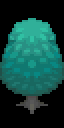

A level layout from a 2D game, rendered from its tile map. Below: a short description, then the map file with its tile-grid data intact:
An orthogonal 2x4 tile map with 32x32 px tiles, 4 tile layers (0, 10, 20, 30).

<map orientation="orthogonal" width="2" height="4" tilewidth="32" tileheight="32"><properties /><tileset firstgid="1" name="default" tilewidth="0" tileheight="0"><properties /><tile id="1"><image source="tree.large.07.0.0.30.png" width="32" height="32" /><properties><property name="wall" value="true" type="bool" /><property name="object" value="tree" type="string" /><property name="season" value="winter" type="string" /><property name="biome" value="forest" type="string" /></properties></tile><tile id="2"><image source="tree.large.07.1.0.30.png" width="32" height="32" /><properties><property name="wall" value="true" type="bool" /><property name="biome" value="forest" type="string" /><property name="object" value="tree" type="string" /><property name="season" value="winter" type="string" /></properties></tile><tile id="3"><image source="tree.large.07.0.1.20.png" width="32" height="32" /><properties><property name="wall" value="true" type="bool" /><property name="object" value="tree" type="string" /><property name="season" value="winter" type="string" /><property name="biome" value="forest" type="string" /></properties></tile><tile id="4"><image source="tree.large.07.1.1.20.png" width="32" height="32" /><properties><property name="wall" value="true" type="bool" /><property name="object" value="tree" type="string" /><property name="season" value="winter" type="string" /><property name="biome" value="forest" type="string" /></properties></tile><tile id="5"><image source="tree.large.07.0.2.10.png" width="32" height="32" /><properties><property name="wall" value="true" type="bool" /><property name="object" value="tree" type="string" /><property name="season" value="winter" type="string" /><property name="biome" value="forest" type="string" /></properties></tile><tile id="6"><image source="tree.large.07.1.2.10.png" width="32" height="32" /><properties><property name="wall" value="true" type="bool" /><property name="object" value="tree" type="string" /><property name="season" value="winter" type="string" /><property name="biome" value="forest" type="string" /></properties></tile><tile id="7"><image source="tree.large.07.0.3.0.png" width="32" height="32" /><properties><property name="wall" value="true" type="bool" /><property name="object" value="tree" type="string" /><property name="season" value="winter" type="string" /><property name="biome" value="forest" type="string" /></properties></tile><tile id="8"><image source="tree.large.07.1.3.0.png" width="32" height="32" /><properties><property name="wall" value="true" type="bool" /><property name="object" value="tree" type="string" /><property name="season" value="winter" type="string" /><property name="biome" value="forest" type="string" /></properties></tile></tileset><layer id="1" width="2" height="4" name="0"><properties /><data encoding="csv" compression="">
0,0,
0,0,
0,0,
8,9
</data></layer><layer id="2" width="2" height="4" name="10"><properties /><data encoding="csv" compression="">
0,0,
0,0,
6,7,
0,0
</data></layer><layer id="3" width="2" height="4" name="20"><properties /><data encoding="csv" compression="">
0,0,
4,5,
0,0,
0,0
</data></layer><layer id="4" width="2" height="4" name="30"><properties /><data encoding="csv" compression="">
2,3,
0,0,
0,0,
0,0
</data></layer></map>
